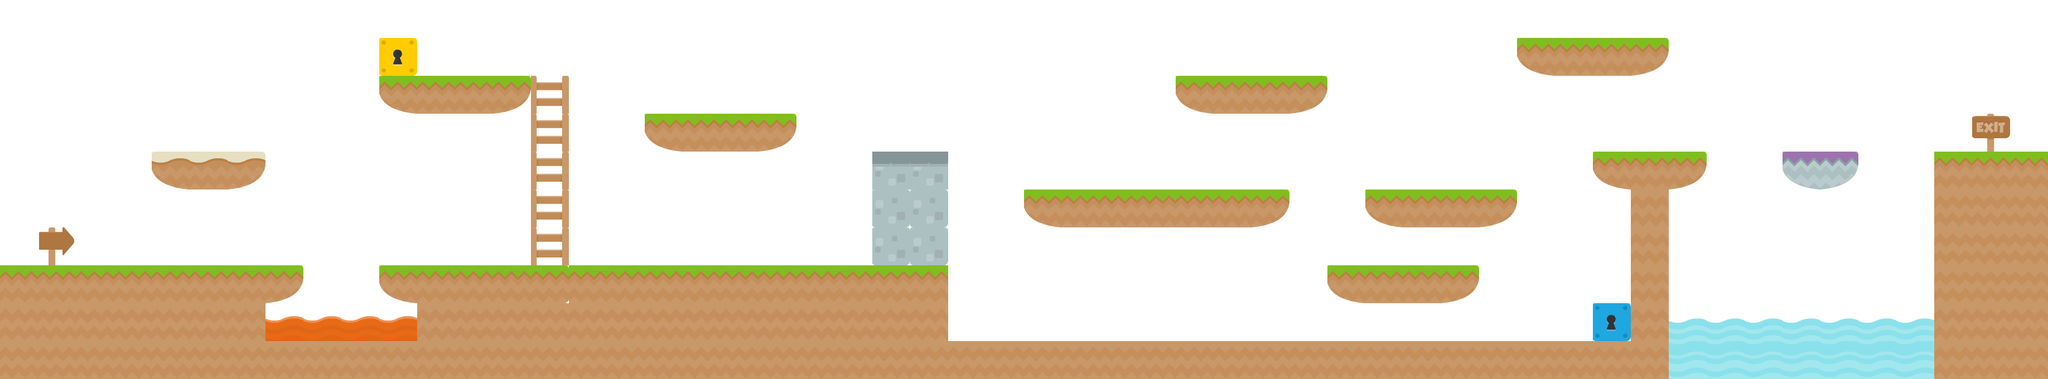

This is a level from a 2D game, rendered from its Tiled map with the project's own tilesets. A one-line summary and the map file follow, with tile-layer data summarised:
An orthogonal 54x10 tile map with 68x68 px tiles, 1 tile layer (mapa) and 25 objects (start, fire, amarelo, end, water, ...).

<map version="1.0" orientation="orthogonal" width="54" height="10" tilewidth="68" tileheight="68" backgroundcolor="#ffffff">
 <tileset firstgid="1" name="tiles_spritesheet" tilewidth="68" tileheight="68">
  <image source="tiles_spritesheet.png" width="816" height="884" />
 </tileset>
 <layer name="mapa" width="54" height="10">
  <data>[540 cells, 182 non-empty, 20 distinct tile ids]</data>
 </layer>
 <objectgroup name="triggers" width="54" height="10">
  <object name="start" type="start" x="68" y="408" width="66" height="67" />
  <object name="fogo" type="fire" x="476" y="544" width="272" height="68">
   <properties>
    <property name="damage" value="2" />
   </properties>
  </object>
  <object name="cadeado amarelo" type="amarelo" x="680" y="68" width="68" height="68" />
  <object name="saida " type="end" x="3536" y="204" width="68" height="68" />
  <object name="agua" type="water" x="2992" y="544" width="476" height="136">
   <properties>
    <property name="damage" value="5" />
   </properties>
  </object>
  <object name="cadeado azul" type="azul" x="2856" y="544" width="68" height="68" />
 </objectgroup>
 <objectgroup name="chao" width="54" height="10">
  <object x="3468" y="272" width="204" height="68" />
  <object x="3196" y="272" width="136" height="68" />
  <object x="2856" y="272" width="204" height="68" />
  <object x="2720" y="68" width="272" height="68" />
  <object x="2448" y="340" width="272" height="68" />
  <object x="2380" y="476" width="272" height="68" />
  <object x="1632" y="612" width="1360" height="68" />
  <object x="1156" y="204" width="272" height="68" />
  <object x="680" y="136" width="272" height="68" />
  <object x="272" y="272" width="204" height="68" />
  <object x="0" y="476" width="544" height="68" />
  <object x="1836" y="340" width="476" height="68" />
  <object x="2108" y="136" width="272" height="68" />
  <object x="680" y="476" width="1020" height="68" />
  <object x="1564" y="272" width="136" height="68" />
 </objectgroup>
 <objectgroup name="escada" width="54" height="10">
  <object x="952" y="136" width="68" height="340" />
 </objectgroup>
 <objectgroup name="parede" width="54" height="10">
  <object x="1564" y="272" width="136" height="408" />
  <object x="2924" y="340" width="68" height="340" />
  <object x="3468" y="272" width="68" height="408" />
 </objectgroup>
</map>